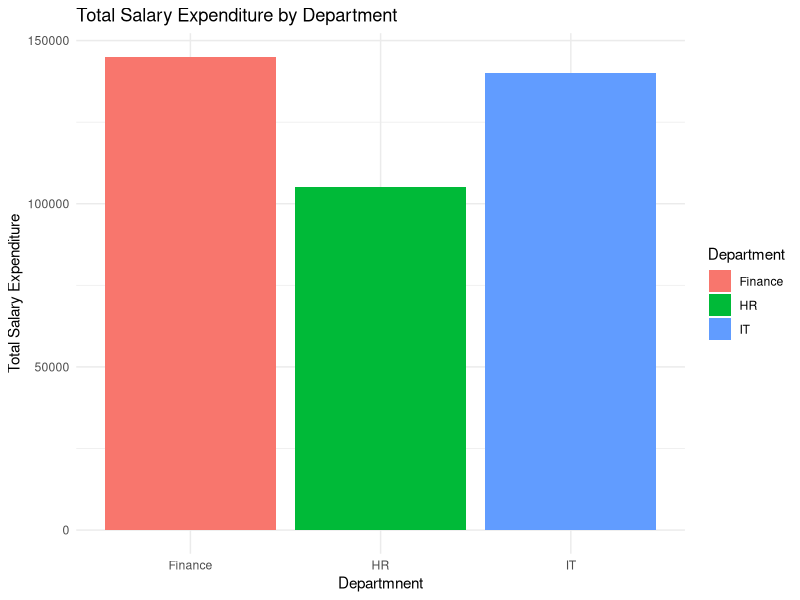

Recreate this plot in R.
## ---- chunk 1
install.packages("tidyverse")
library(tidyverse)
## ---- chunk 2
employees <- data.frame(
		  ID = 1:6,
		  Name = c("Alice", "Bob", "Charlie", "David", "Eve", "Frank"),
		  Age = c(25, 30, 35, 40, 45, 50),
		  Department = c("HR", "IT", "Finance", "IT", "HR", "Finance"),
		  Salary = c(50000, 60000, 70000, 80000, 55000, 75000)
		)
## ---- chunk 3
print(employees)
## ---- chunk 4
str(employees)
## ---- chunk 5
summary(employees)
## ---- chunk 6
it_employees <- employees %>% filter(Department == "IT")
print(it_employees)
## ---- chunk 7
name_salary_df<-employees %>% select(Name,Salary)
print(name_salary_df)
## ---- chunk 8
mutated_df<- employees %>% mutate(Bonus=Salary*0.10)
print(mutated_df)
## ---- chunk 9
employees_sorted<-employees %>% arrange(desc(Salary))
print(employees_sorted)
## ---- chunk 10
average_salary_by_dept<- employees %>% 
group_by(Department) %>%
summarize(Average_Salary=mean(Salary))
print(average_salary_by_dept)
## ---- chunk 11
total_salary_exp_by_dept <- employees %>%
group_by(Department) %>%
summarize(Total_Salary = sum(Salary))
print(total_salary_exp_by_dept)
## ---- chunk 12
employees_30_above_df <- employees %>%
filter(Age>30) %>%
mutate(Experience=Age-25)
print(employees_30_above_df)
## ---- chunk 13
HR_dept_df <- employees %>%
  filter(Department=="HR") %>%
  mutate(Bonus=Salary*0.10) %>%
  arrange(desc(Bonus))
print(HR_dept_df)
## ---- chunk 14
library(ggplot2)
total_salary_by_dept <- employees %>%
  group_by(Department) %>%
  summarize(TotalSalary =sum(Salary))
            
  ggplot(total_salary_by_dept, aes(x=Department, y=TotalSalary, fill=Department))+
    geom_bar(stat='identity') +
    labs(title='Total Salary Expenditure by Department',
         x='Departmnent',
         y='Total Salary Expenditure') +
    theme_minimal()
